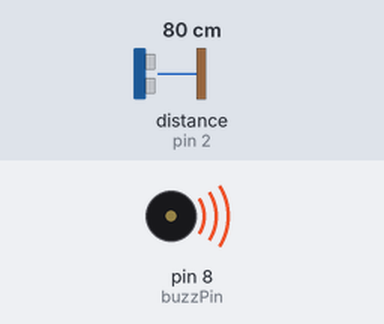
A sketch run on a simulated Arduino Uno, built with avr-gcc and run on an emulated ATmega328P. Parts: buzzer (waves = sounding). Wiring (inferred from the names in the program): ultrasonic range finder: trigger pin 3; echo pin 2. Inputs (shaded band) come from the test bench; at power-on: distance to the obstacle (sensor on pin 2) 80 cm. The echo pulse lasts 58.3 µs per cm; what the sketch prints to the serial monitor is not drawn.

Above: at 1.2 s.
1.3 s: distance to the obstacle (sensor on pin 2) set to 18 cm
4.3 s: distance to the obstacle (sensor on pin 2) set to 2 cm
Timing chart, 0 to 7.3 s (numbered marks = the images above; inputs shaded):
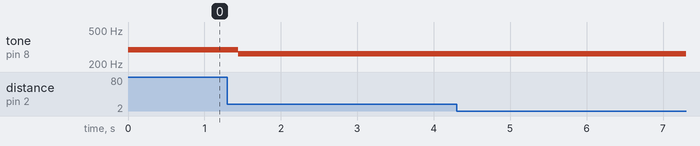

Measured:
- after the input at 1.3 s, tone on pin 8 (buzzPin): 294 Hz → 262 Hz after 0.14 s
- after the input at 4.3 s, every drawn part: stays the same

The sketch:

Lab3_UltrasonicSensorPiezzoBuzzer.ino
```cpp
/*
	Lab. 3 - Ultrasonic Sensor + Piezo Buzzer
  Play the notes (more than 3) depending on a distance.
*/

int buzzPin = 8;
int trigPin = 3;
int echoPin = 2;

// delay time variables
int sdt = 10;
int ldt = 200;

void setup()
{
  Serial.begin(9600);
  pinMode(buzzPin, OUTPUT);
  pinMode(trigPin, OUTPUT);
  pinMode(echoPin, INPUT);
}

void loop()
{
  digitalWrite(trigPin, HIGH);
  delayMicroseconds(sdt);
  digitalWrite(trigPin, LOW);

  int duration = pulseIn(echoPin, HIGH);
  float distance = (float)duration * (101. / 5869.);

  // show duration and distance
  Serial.print("duration = ");
  Serial.print(duration);
  Serial.print(", distance = ");
  Serial.println(distance);

  // c
  if (distance < 40) {
    tone(buzzPin, 262);
    delay(ldt);
  }

  // d
  else if (40 <= distance && distance < 80) {
    tone(buzzPin, 294);
    delay(ldt);
  }

  // e
  else if (80 <= distance && distance < 120) {
    tone(buzzPin, 330);
    delay(ldt);
  }

  // f
  else if (120 <= distance && distance < 160) {
    tone(buzzPin, 349);
    delay(ldt);
  }

  // g
  else if (160 <= distance && distance < 200) {
    tone(buzzPin, 392);
    delay(ldt);
  }

  // a
  else if (200 <= distance && distance < 240) {
    tone(buzzPin, 440);
    delay(ldt);
  }

  // b
  else if (240 <= distance && distance < 280) {
    tone(buzzPin, 494);
    delay(ldt);
  }

  // C
  else {
    tone(buzzPin, 523);
    delay(ldt);
  }
}
```
